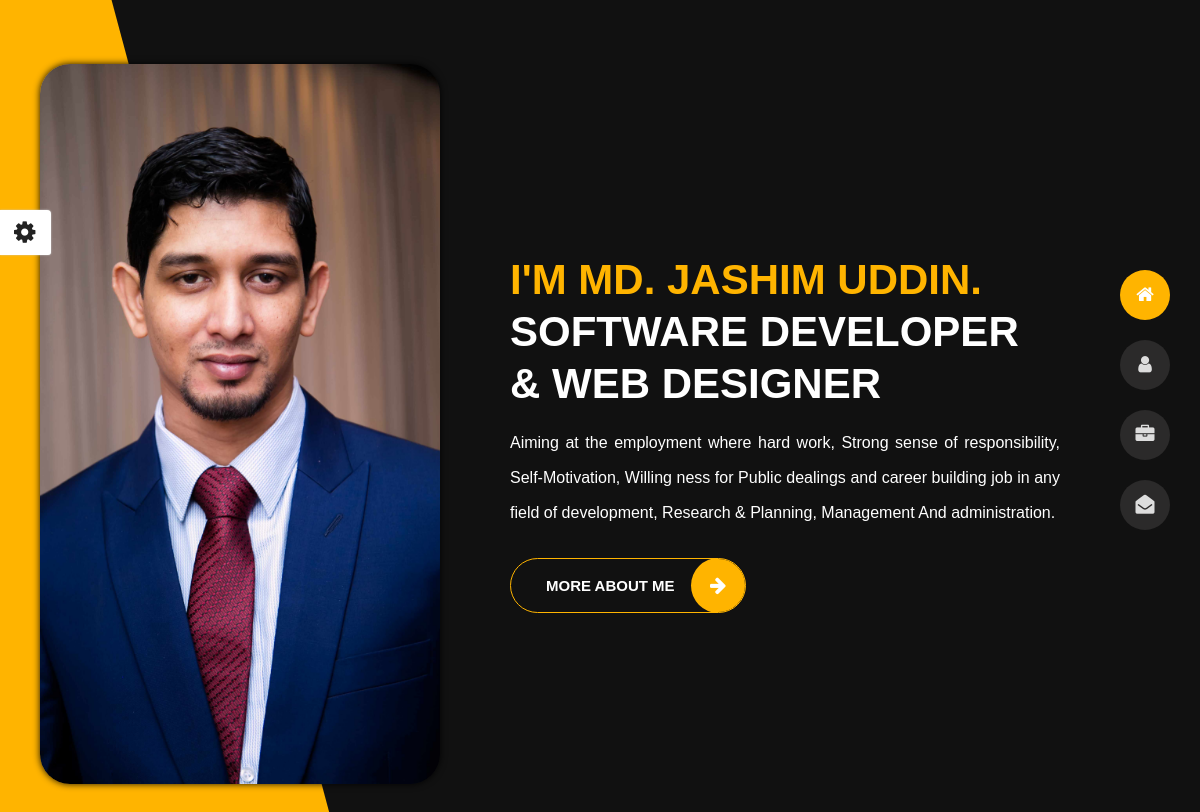
The page / on the database its author committed.
### profileJ/models.py (models this page shows)
class PersonalInfo(models.Model):
    id = models.AutoField(primary_key=True)
    Name=models.CharField(max_length=255,null=True,blank=True)
    First_Name= models.CharField(max_length=255,null=True,blank=True)
    Last_Name= models.CharField(max_length=255,null=True,blank=True)
    Address = models.CharField(max_length=255,null=True,blank=True)
    Phone = models.CharField(max_length=255,null=True,blank=True)
    Age = models.CharField(max_length=255,null=True,blank=True)
    Email = models.CharField(max_length=255,null=True,blank=True)
    Nationality = models.CharField(max_length=255,null=True,blank=True)
    Freelance = models.CharField(max_length=255,null=True,blank=True)
    Langages = models.CharField(max_length=255,null=True,blank=True)
    Working = models.CharField(max_length=255,null=True,blank=True)
    Description=models.CharField(max_length=255,null=True,blank=True)
    Image = models.ImageField(upload_to='User_image', null=True, blank=True)
    Facebook_link=models.CharField(max_length=255,null=True,blank=True)
    twitter_link=models.CharField(max_length=255,null=True,blank=True)
    youtube_link=models.CharField(max_length=255,null=True,blank=True)
    objects=models.Manager()

### profileJ/views.py (the view)
# urls.py: path('', views.indexV, name='index'),
def indexV(request):
    person=PersonalInfo.objects.all()
    context={
        'person':person,
    }
    return render(request,'index.html',context)

### profileJ/templates/index.html (shortened to what this page needs)
﻿<!DOCTYPE html>
{%load static%}
<html lang="en">
<head>
    <link rel="stylesheet" href="https://stackpath.bootstrapcdn.com/font-awesome/4.7.0/css/font-awesome.min.css">
    <link href="{%static 'my/fonts.css'%}" rel="stylesheet">
    <link href="{%static 'my/fonts1.css'%}" rel="stylesheet">
    <link href="{%static 'my/css/bootstrap.min.css'%}" rel="stylesheet">
    <link href="{%static 'my/css/preloader.min.css'%}" rel="stylesheet">
    <link href="{%static 'my/css/circle.css'%}" rel="stylesheet">
    <link href="{%static 'my/css/font-awesome.min.css'%}" rel="stylesheet">
    <link href="{%static 'my/css/fm.revealator.jquery.min.css'%}" rel="stylesheet">
    <link href="{%static 'my/css/style.css'%}" rel="stylesheet">
    <link href="{%static 'my/css/skins/yellow.css'%}" rel="stylesheet">
    <link rel="alternate stylesheet" type="text/css" title="blue" href="{%static 'my/css/skins/blue.css'%}" />
    <link rel="alternate stylesheet" type="text/css" title="green" href="{%static 'my/css/skins/green.css'%}" />
    <link rel="alternate stylesheet" type="text/css" title="yellow" href="{%static 'my/css/skins/yellow.css'%}" />
    <link rel="alternate stylesheet" type="text/css" title="blueviolet" href="{%static 'my/css/skins/blueviolet.css'%}" />
    <link rel="alternate stylesheet" type="text/css" title="goldenrod" href="{%static 'my/css/skins/goldenrod.css'%}" />
    <link rel="alternate stylesheet" type="text/css" title="magenta" href="{%static 'my/css/skins/magenta.css'%}" />
    <link rel="alternate stylesheet" type="text/css" title="orange" href="{%static 'my/css/skins/orange.css'%}" />
    <link rel="alternate stylesheet" type="text/css" title="purple" href="{%static 'my/css/skins/purple.css'%}" />
    <link rel="alternate stylesheet" type="text/css" title="red" href="{%static 'my/css/skins/red.css'%}" />
    <link rel="alternate stylesheet" type="text/css" title="yellowgreen" href="{%static 'my/css/skins/yellowgreen.css'%}" />
    <link rel="stylesheet" type="text/css" href="{%static 'my/css/styleswitcher.css'%}" />
</head>
<body >
<div id="showSwitcher" class="styleSecondColor"><i class="fa fa-cog fa-spin"></i></div>
<header class="header" id="navbar-collapse-toggle">
    <ul class="icon-menu d-none d-lg-block revealator-slideup revealator-once revealator-delay1">
        <li class="icon-box active">
            <i class="fa fa-home"></i>
            <a href="{%url 'index'%}">
            </a>
        </li>
        <li class="icon-box">
            <i class="fa fa-user"></i>
            <a href="{%url 'about'%}">
            </a>
        </li>
        <li class="icon-box">
            <i class="fa fa-briefcase"></i>
            <a href="{%url 'portfolio'%}">
            </a>
        </li>
        <li class="icon-box">
            <i class="fa fa-envelope-open"></i>
            <a href="{%url 'contact'%}">
            </a>
        </li>
    </ul>
</header>
  {%block contant%}
<div class="home">
<section class="container-fluid main-container container-home p-0 revealator-slideup revealator-once revealator-delay1">
    <div class="row home-details-container align-items-center">
        <div class="col-lg-4 bg position-fixed d-none d-lg-block"></div>
        <div class="col-12 col-lg-8 offset-lg-4 home-details text-left text-sm-center text-lg-left">
            {%for x in person%}
            <div>
                <h1 class="text-uppercase poppins-font">I'm {{x.Name}}.<span>{{x.Working}}</span></h1>
                <p class="open-sans-font" style="text-align:justify;">{{x.Description}}</p>
                <a class="button" href="{%url 'about'%}">
                    <span class="button-text">more about me</span>
                    <span class="button-icon fa fa-arrow-right"></span>
                </a>
            </div>
            {%endfor%}
        </div>
    </div>
</section>
    </div>
{%endblock%}
</body>
</html>

### profileJ/static/my/css/style.css (style rules this page uses)
html { overflow-x: hidden; height: 100%; }
body { font-family: 'Poppins', sans-serif; font-size: 15px; color: #fff; font-weight: 500; line-height: 1.6; position: relative; background-size: cover; background-position: center; height: 100%; width: 100%; background-color: #111; }
.poppins-font { font-family: 'Poppins', sans-serif; }
.open-sans-font { font-family: 'Open Sans', sans-serif; }
.button { overflow: hidden; display: inline-block; line-height: 1.4; border-radius: 35px; white-space: nowrap; text-overflow: ellipsis; text-align: center; cursor: pointer; vertical-align: middle; user-select: none; transition: 250ms all ease-in-out; text-transform: uppercase; text-decoration: none !important; position: relative; z-index: 1; padding: 16px 70px 16px 35px; font-size: 15px; font-weight: 600; color: #fff; background-color: transparent; outline: none !important; }
.button .button-text { position: relative; z-index: 2; color: #fff; transition: .3s ease-out all; }
.button:before { z-index: -1; content: ''; position: absolute; top: 0; bottom: 0; left: 0; right: 0; transform: translateX(100%); transition: .3s ease-out all; }
.button-icon { position: absolute; right: -1px; top: -1px; bottom: 0; width: 55px; height: 55px; display: flex; justify-content: center; align-items: center; font-size: 19px; color: #ffffff; border-radius: 50%; }
@media (min-width: 992px) { .header { position: fixed; right: 30px; bottom: 0; z-index: 3; display: flex; align-items: center; height: calc(100vh - 200px); top: 100px; opacity: 1; transition: opacity 0.3s; -webkit-transition: opacity 0.3s; } }
@media (min-width: 992px) { .header ul.icon-menu { margin: 0; padding: 0; } }
@media (min-width: 992px) { .header ul.icon-menu li.icon-box { width: 50px; height: 50px; list-style: none; position: relative; display: flex; align-items: center; transition: .3s; margin: 20px 0; border-radius: 50%; background: #2b2a2a; } }
@media (min-width: 992px) { .header ul.icon-menu li.icon-box i { color: #ddd; font-size: 19px; transition: .3s; } }
@media (min-width: 992px) { .header ul.icon-menu li.icon-box.active, .header ul.icon-menu li.icon-box:hover, .header ul.icon-menu li.icon-box.active i, .header ul.icon-menu li.icon-box:hover i { color: #fff; } }
@media (min-width: 992px) { .header .icon-box a { display: block; padding: 0; width: 50px; height: 50px; } }
@media (min-width: 992px) { .header .icon-box i.fa { position: absolute; pointer-events: none; } }
@media (min-width: 992px) { .header .icon-menu i { left: 0; right: 0; margin: 0 auto; display: block; text-align: center; font-size: 35px; top: 15px; } }
.home .container-home { display: flex; align-items: center; min-height: 100%; }
.home .home-details > div { max-width: 550px; margin: 0 auto; }
.home .home-details h1 { font-size: 51px; line-height: 62px; font-weight: 700; margin: 18px 0 10px; position: relative; padding-left: 70px; }
.home .home-details h1:before { content: ''; position: absolute; left: 0; top: 29px; height: 4px; width: 40px; border-radius: 10px; }
.home .home-details h1 span { color: #fff; display: block; }
.home .home-details p { margin: 15px 0 28px; font-size: 16px; line-height: 35px; }
@media (max-width: 1200px) { .home .home-details h1 { padding-left: 0; } }
@media (max-width: 1200px) { .home .home-details h1:before { display: none; } }
@media (max-width: 1200px) and (min-width: 992px) { .home .home-details h1 { font-size: 42px; line-height: 52px; } }
@media (min-width: 992px) { .home .home-details-container { width: 100%; height: 100vh; } }

### profileJ/static/my/css/styleswitcher.css (style rules this page uses)
#showSwitcher { z-index: 11111; margin-left:0px; position:fixed; left:0; top:210px; background: #fff; box-shadow:#ccc 0 0 2px; border-left:0; font-size:18px; display: block; -webkit-border-bottom-right-radius: 3px; -webkit-border-top-right-radius: 4px; -moz-border-radius-bottomright: 3px; -moz-border-radius-topright: 4px; border-bottom-right-radius: 3px; border-top-right-radius: 4px; padding: 10px 16px 10px 14px; cursor: pointer; }
#showSwitcher i { font-size:25px; color:#222; }

### rows shown on the page
PersonalInfo: Name "MD. JASHIM UDDIN", Working "SOFTWARE DEVELOPER & WEB DESIGNER", Description "Aiming at the employment where hard work, Strong sense of responsibility, Self-Motivation, Willing ness for Public dealings and career building job in any field of development, Research & Planning, Management And administration."
